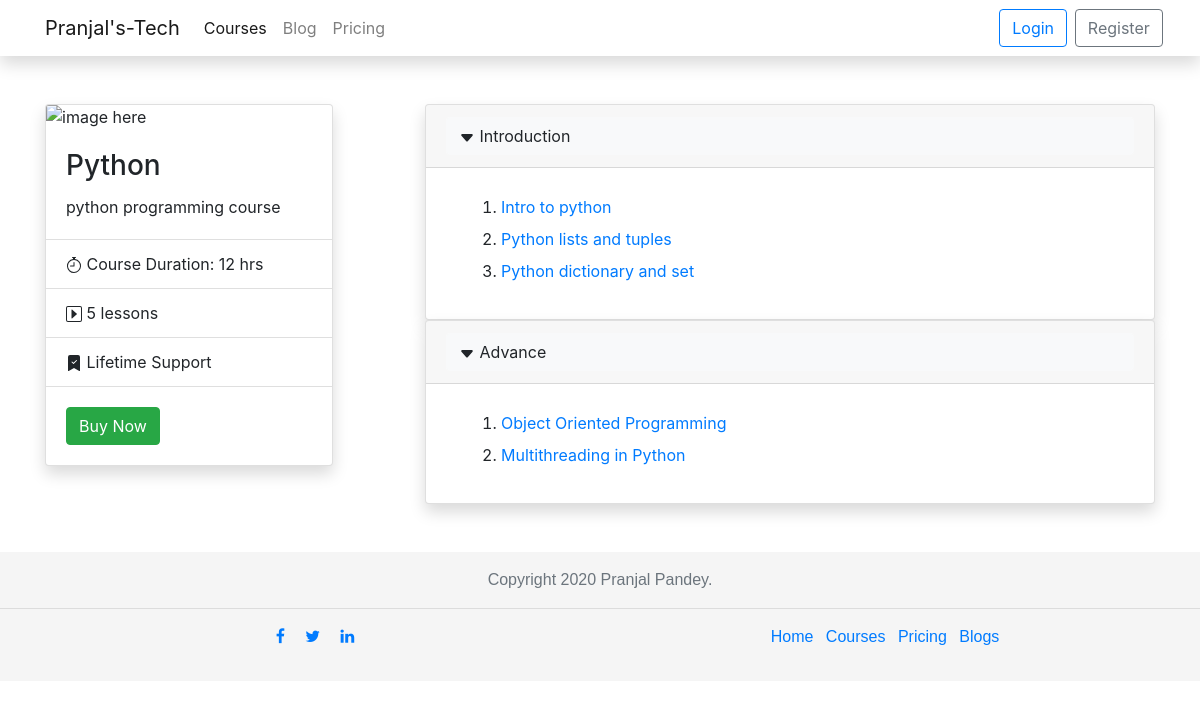
Screenshot of /course/2/ with the database file from the repository.
### mywebsite/models.py (models this page shows, shortened)
class Course(models.Model):
    title = models.CharField(max_length=250)
    description = models.CharField(max_length=1000)
    thumbnail_url = models.CharField(max_length=1000)
    video_url = models.CharField(max_length=1000)
    c_types = (
        ('free', 'free' ),
        ('paid', 'paid'),
    )
    course_type = models.CharField(max_length=100, choices=c_types)
    course_length= models.CharField(max_length=100)

class Section(models.Model):
    course = models.ForeignKey(Course, on_delete=models.CASCADE)
    title = models.CharField(max_length=500)

class Lesson(models.Model):
    course = models.ForeignKey(Course, on_delete=models.CASCADE)
    section = models.ForeignKey(Section, on_delete=models.CASCADE, null=True)
    title = models.CharField(max_length=500)
    video_url = models.CharField(max_length=500)
    l_types =(
        ('free', 'free'),
        ('paid', 'paid')
    )
    lesson_type = models.CharField(max_length=100, choices=l_types, default='paid')

### mywebsite/views.py (the view)
# urls.py: path('course/<int:pk>/', views.course_details, name='course_details'),
def course_details(request, pk):
    course = Course.objects.get(id=pk)
    section = Section.objects.filter(course=course)
    lessons = Lesson.objects.filter(course=course)
    return render(request, 'mywebsite/course_detail.html',{
        'course': course,
        'title': course.title,
        'lessons': lessons,
        'sections': section
    })

### mywebsite/templates/mywebsite/course_detail.html (shortened to what this page needs)
{% extends 'mywebsite/base.html' %}
{% block content %}
    <div class="container my-5">
        <div class="row">
            <div class="col-md-4">
                <div class="card shadow" style="width: 18rem;">
                    <img src="..." class="card-img-top" alt="image here">
                    <div class="card-body">
                      <h3 class="card-title">{{course.title}}</h3>
                      <p class="card-text">{{course.description}}</p>
                    </div>
                    <ul class="list-group list-group-flush">
                      <li class="list-group-item">
                        Course Duration: {{course.course_length}}
                    </li>
                      <li class="list-group-item"> {{lessons.count}} lessons</li>
                      <li class="list-group-item">  Lifetime Support</li>
                    </ul>
                    <div class="card-body">
                      <a href="#" class="btn btn-success">Buy Now</a>
                    </div>
                  </div>
            </div>
            <div class="col-md-8">
              {% for section in sections %}
              <div class="accordion" id="accordionExample">
                <div class="card shadow">
                  <div class="card-header" id="headingOne">
                    <h2 class="mb-0">
                      <button class="btn btn-light btn-block text-left" type="button" data-toggle="collapse" data-target="#collapse{{forloop.counter}}" aria-expanded="true" aria-controls="collapse{{forloop.counter}}">
                        <svg width="1em" height="1em" viewBox="0 0 16 16" class="bi bi-caret-down-fill" fill="currentColor" xmlns="http://www.w3.org/2000/svg">
                          <path d="M7.247 11.14L2.451 5.658C1.885 5.013 2.345 4 3.204 4h9.592a1 1 0 0 1 .753 1.659l-4.796 5.48a1 1 0 0 1-1.506 0z"/>
                        </svg> {{section.title}}
                      </button>
                    </h2>
                  </div>
                  <div id="collapse{{forloop.counter}}" class="collapse show" aria-labelledby="headingOne" data-parent="#accordionExample">
                    <div class="card-body">
                      <div class="container">
                        <ol>
                        {% for lesson in lessons %}
                              {%if lesson.section == section%}
                                    <li  class="my-2"><a href="{% url 'lesson_details' course.id lesson.id %}" style="text-decoration: none;">{{lesson.title}}</a></li>
                              {% endif %}
                        {% endfor %}
                      </ol>
                      </div>
                    </div>
                  </div>
                </div>
              </div>
              {% endfor %}
            </div>
        </div>
    </div>
{% endblock %}

### rows the page displays
Course: title "Python", description "python programming course", course_length "12 hrs"
Section: title "Introduction"
Lesson: title "Intro to python"
Lesson: title "Python lists and tuples"
Lesson: title "Python dictionary and set"
Section: title "Advance"
Lesson: title "Object Oriented Programming"
Lesson: title "Multithreading in Python"

### other values shown
{{ lessons.count }} "5"
